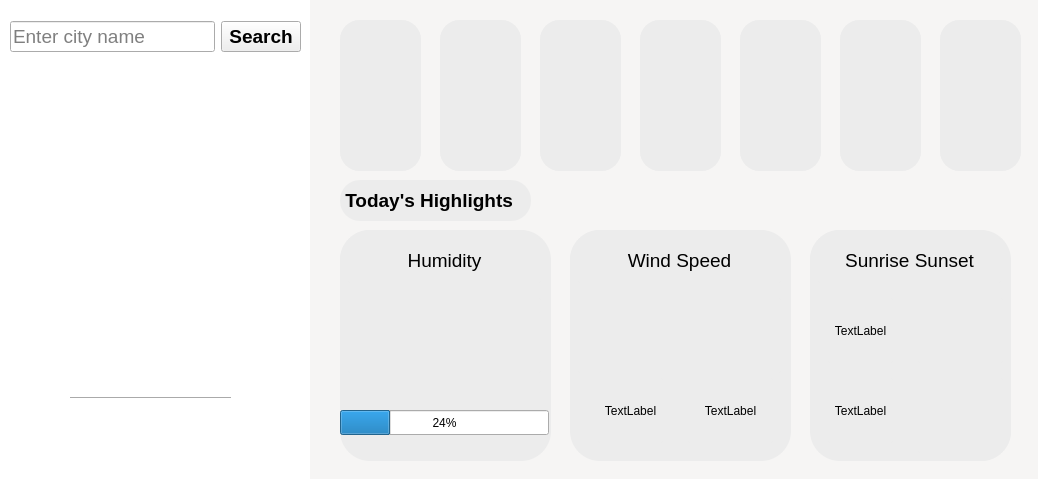
<?xml version="1.0" encoding="UTF-8"?>
<ui version="4.0">
 <class>MainWindow</class>
 <widget class="QMainWindow" name="MainWindow">
  <property name="geometry">
   <rect>
    <x>0</x>
    <y>0</y>
    <width>1038</width>
    <height>479</height>
   </rect>
  </property>
  <property name="sizePolicy">
   <sizepolicy hsizetype="Fixed" vsizetype="Fixed">
    <horstretch>0</horstretch>
    <verstretch>0</verstretch>
   </sizepolicy>
  </property>
  <property name="windowTitle">
   <string>Weather App</string>
  </property>
  <property name="layoutDirection">
   <enum>Qt::LeftToRight</enum>
  </property>
  <property name="animated">
   <bool>true</bool>
  </property>
  <widget class="QWidget" name="centralwidget">
   <property name="sizePolicy">
    <sizepolicy hsizetype="Fixed" vsizetype="Fixed">
     <horstretch>0</horstretch>
     <verstretch>0</verstretch>
    </sizepolicy>
   </property>
   <property name="font">
    <font>
     <weight>50</weight>
     <bold>false</bold>
    </font>
   </property>
   <widget class="QFrame" name="frame">
    <property name="geometry">
     <rect>
      <x>-10</x>
      <y>0</y>
      <width>321</width>
      <height>481</height>
     </rect>
    </property>
    <property name="font">
     <font>
      <weight>50</weight>
      <bold>false</bold>
      <stylestrategy>PreferDefault</stylestrategy>
     </font>
    </property>
    <property name="focusPolicy">
     <enum>Qt::NoFocus</enum>
    </property>
    <property name="autoFillBackground">
     <bool>false</bool>
    </property>
    <property name="styleSheet">
     <string notr="true">QFrame {
background-color: rgb(255, 255, 255)
}</string>
    </property>
    <property name="frameShape">
     <enum>QFrame::NoFrame</enum>
    </property>
    <property name="frameShadow">
     <enum>QFrame::Raised</enum>
    </property>
    <widget class="QWidget" name="horizontalLayoutWidget">
     <property name="geometry">
      <rect>
       <x>20</x>
       <y>20</y>
       <width>291</width>
       <height>33</height>
      </rect>
     </property>
     <property name="sizePolicy">
      <sizepolicy hsizetype="Fixed" vsizetype="Preferred">
       <horstretch>0</horstretch>
       <verstretch>0</verstretch>
      </sizepolicy>
     </property>
     <layout class="QHBoxLayout" name="horizontalLayout">
      <item>
       <widget class="QLineEdit" name="lineEdit">
        <property name="font">
         <font>
          <pointsize>14</pointsize>
          <weight>50</weight>
          <bold>false</bold>
         </font>
        </property>
        <property name="placeholderText">
         <string>Enter city name</string>
        </property>
       </widget>
      </item>
      <item>
       <widget class="QPushButton" name="pushButton">
        <property name="sizePolicy">
         <sizepolicy hsizetype="Fixed" vsizetype="Fixed">
          <horstretch>0</horstretch>
          <verstretch>0</verstretch>
         </sizepolicy>
        </property>
        <property name="font">
         <font>
          <pointsize>14</pointsize>
          <weight>75</weight>
          <bold>true</bold>
         </font>
        </property>
        <property name="text">
         <string>Search</string>
        </property>
       </widget>
      </item>
     </layout>
    </widget>
    <widget class="QWidget" name="verticalLayoutWidget_2">
     <property name="geometry">
      <rect>
       <x>60</x>
       <y>70</y>
       <width>191</width>
       <height>171</height>
      </rect>
     </property>
     <layout class="QVBoxLayout" name="verticalLayout_2">
      <item>
       <widget class="QLabel" name="weatherIcon">
        <property name="sizePolicy">
         <sizepolicy hsizetype="Fixed" vsizetype="Fixed">
          <horstretch>0</horstretch>
          <verstretch>0</verstretch>
         </sizepolicy>
        </property>
        <property name="minimumSize">
         <size>
          <width>0</width>
          <height>0</height>
         </size>
        </property>
        <property name="sizeIncrement">
         <size>
          <width>0</width>
          <height>0</height>
         </size>
        </property>
        <property name="font">
         <font>
          <pointsize>8</pointsize>
          <weight>50</weight>
          <bold>false</bold>
         </font>
        </property>
        <property name="autoFillBackground">
         <bool>false</bool>
        </property>
        <property name="text">
         <string/>
        </property>
        <property name="scaledContents">
         <bool>true</bool>
        </property>
        <property name="alignment">
         <set>Qt::AlignCenter</set>
        </property>
       </widget>
      </item>
     </layout>
    </widget>
    <widget class="Line" name="line">
     <property name="geometry">
      <rect>
       <x>80</x>
       <y>390</y>
       <width>161</width>
       <height>16</height>
      </rect>
     </property>
     <property name="orientation">
      <enum>Qt::Horizontal</enum>
     </property>
    </widget>
    <widget class="QWidget" name="verticalLayoutWidget">
     <property name="geometry">
      <rect>
       <x>20</x>
       <y>320</y>
       <width>291</width>
       <height>61</height>
      </rect>
     </property>
     <layout class="QVBoxLayout" name="verticalLayout">
      <item>
       <widget class="QLabel" name="temperatureLabel">
        <property name="font">
         <font>
          <pointsize>18</pointsize>
          <weight>75</weight>
          <bold>true</bold>
         </font>
        </property>
        <property name="text">
         <string/>
        </property>
        <property name="alignment">
         <set>Qt::AlignCenter</set>
        </property>
       </widget>
      </item>
     </layout>
    </widget>
    <widget class="QWidget" name="verticalLayoutWidget_3">
     <property name="geometry">
      <rect>
       <x>20</x>
       <y>420</y>
       <width>291</width>
       <height>41</height>
      </rect>
     </property>
     <layout class="QVBoxLayout" name="verticalLayout_3">
      <item>
       <widget class="QLabel" name="timeLabel">
        <property name="font">
         <font>
          <pointsize>12</pointsize>
          <weight>75</weight>
          <bold>true</bold>
         </font>
        </property>
        <property name="text">
         <string/>
        </property>
        <property name="textFormat">
         <enum>Qt::AutoText</enum>
        </property>
        <property name="alignment">
         <set>Qt::AlignCenter</set>
        </property>
       </widget>
      </item>
     </layout>
    </widget>
    <widget class="QWidget" name="horizontalLayoutWidget_2">
     <property name="geometry">
      <rect>
       <x>20</x>
       <y>250</y>
       <width>291</width>
       <height>51</height>
      </rect>
     </property>
     <layout class="QHBoxLayout" name="horizontalLayout_3">
      <item>
       <widget class="QLabel" name="weatherLabel">
        <property name="font">
         <font>
          <pointsize>14</pointsize>
          <weight>75</weight>
          <italic>true</italic>
          <bold>true</bold>
         </font>
        </property>
        <property name="text">
         <string/>
        </property>
        <property name="alignment">
         <set>Qt::AlignCenter</set>
        </property>
       </widget>
      </item>
     </layout>
    </widget>
   </widget>
   <widget class="QFrame" name="frame_2">
    <property name="geometry">
     <rect>
      <x>310</x>
      <y>0</y>
      <width>731</width>
      <height>481</height>
     </rect>
    </property>
    <property name="autoFillBackground">
     <bool>false</bool>
    </property>
    <property name="styleSheet">
     <string notr="true">QFrame {
background-color: rgb(246, 245, 244)
}</string>
    </property>
    <property name="frameShape">
     <enum>QFrame::NoFrame</enum>
    </property>
    <property name="frameShadow">
     <enum>QFrame::Raised</enum>
    </property>
    <widget class="QLabel" name="label_22">
     <property name="geometry">
      <rect>
       <x>30</x>
       <y>180</y>
       <width>191</width>
       <height>41</height>
      </rect>
     </property>
     <property name="font">
      <font>
       <pointsize>14</pointsize>
       <weight>75</weight>
       <bold>true</bold>
      </font>
     </property>
     <property name="styleSheet">
      <string notr="true">QFrame {
border-radius: 20px;
background-color:rgb(236, 236, 236)
}</string>
     </property>
     <property name="text">
      <string> Today's Highlights</string>
     </property>
    </widget>
    <widget class="QFrame" name="frame_3">
     <property name="geometry">
      <rect>
       <x>30</x>
       <y>230</y>
       <width>211</width>
       <height>231</height>
      </rect>
     </property>
     <property name="styleSheet">
      <string notr="true">QFrame {
border-radius: 30px;
background-color:rgb(236, 236, 236)
}</string>
     </property>
     <property name="frameShape">
      <enum>QFrame::NoFrame</enum>
     </property>
     <property name="frameShadow">
      <enum>QFrame::Raised</enum>
     </property>
     <widget class="QLabel" name="label_23">
      <property name="enabled">
       <bool>true</bool>
      </property>
      <property name="geometry">
       <rect>
        <x>0</x>
        <y>0</y>
        <width>209</width>
        <height>61</height>
       </rect>
      </property>
      <property name="sizePolicy">
       <sizepolicy hsizetype="Preferred" vsizetype="Preferred">
        <horstretch>0</horstretch>
        <verstretch>0</verstretch>
       </sizepolicy>
      </property>
      <property name="font">
       <font>
        <pointsize>14</pointsize>
        <weight>50</weight>
        <bold>false</bold>
       </font>
      </property>
      <property name="text">
       <string>Humidity</string>
      </property>
      <property name="alignment">
       <set>Qt::AlignCenter</set>
      </property>
      <property name="margin">
       <number>10</number>
      </property>
     </widget>
     <widget class="QLabel" name="humidityLabel">
      <property name="geometry">
       <rect>
        <x>0</x>
        <y>60</y>
        <width>209</width>
        <height>91</height>
       </rect>
      </property>
      <property name="sizePolicy">
       <sizepolicy hsizetype="Preferred" vsizetype="Fixed">
        <horstretch>0</horstretch>
        <verstretch>0</verstretch>
       </sizepolicy>
      </property>
      <property name="font">
       <font>
        <pointsize>15</pointsize>
        <weight>75</weight>
        <bold>true</bold>
       </font>
      </property>
      <property name="text">
       <string/>
      </property>
      <property name="alignment">
       <set>Qt::AlignCenter</set>
      </property>
     </widget>
     <widget class="QProgressBar" name="progressBar">
      <property name="geometry">
       <rect>
        <x>0</x>
        <y>180</y>
        <width>209</width>
        <height>25</height>
       </rect>
      </property>
      <property name="value">
       <number>24</number>
      </property>
     </widget>
    </widget>
    <widget class="QFrame" name="frame_5">
     <property name="geometry">
      <rect>
       <x>500</x>
       <y>230</y>
       <width>201</width>
       <height>231</height>
      </rect>
     </property>
     <property name="styleSheet">
      <string notr="true">QFrame {
border-radius: 30px;
background-color:rgb(236, 236, 236)
}</string>
     </property>
     <property name="frameShape">
      <enum>QFrame::NoFrame</enum>
     </property>
     <property name="frameShadow">
      <enum>QFrame::Raised</enum>
     </property>
     <widget class="QLabel" name="label_31">
      <property name="enabled">
       <bool>true</bool>
      </property>
      <property name="geometry">
       <rect>
        <x>0</x>
        <y>0</y>
        <width>199</width>
        <height>61</height>
       </rect>
      </property>
      <property name="font">
       <font>
        <pointsize>14</pointsize>
        <weight>50</weight>
        <bold>false</bold>
       </font>
      </property>
      <property name="text">
       <string>Sunrise Sunset</string>
      </property>
      <property name="alignment">
       <set>Qt::AlignCenter</set>
      </property>
      <property name="margin">
       <number>10</number>
      </property>
     </widget>
     <widget class="QLabel" name="sunsetIcon">
      <property name="geometry">
       <rect>
        <x>10</x>
        <y>140</y>
        <width>81</width>
        <height>81</height>
       </rect>
      </property>
      <property name="text">
       <string>TextLabel</string>
      </property>
      <property name="scaledContents">
       <bool>true</bool>
      </property>
      <property name="alignment">
       <set>Qt::AlignCenter</set>
      </property>
     </widget>
     <widget class="QLabel" name="sunriseIcon">
      <property name="geometry">
       <rect>
        <x>10</x>
        <y>60</y>
        <width>81</width>
        <height>81</height>
       </rect>
      </property>
      <property name="text">
       <string>TextLabel</string>
      </property>
      <property name="scaledContents">
       <bool>true</bool>
      </property>
      <property name="alignment">
       <set>Qt::AlignCenter</set>
      </property>
     </widget>
     <widget class="QLabel" name="sunriseLabel">
      <property name="enabled">
       <bool>true</bool>
      </property>
      <property name="geometry">
       <rect>
        <x>100</x>
        <y>60</y>
        <width>101</width>
        <height>81</height>
       </rect>
      </property>
      <property name="font">
       <font>
        <pointsize>12</pointsize>
        <weight>75</weight>
        <bold>true</bold>
       </font>
      </property>
      <property name="text">
       <string/>
      </property>
      <property name="alignment">
       <set>Qt::AlignCenter</set>
      </property>
     </widget>
     <widget class="QLabel" name="sunsetLabel">
      <property name="geometry">
       <rect>
        <x>100</x>
        <y>140</y>
        <width>101</width>
        <height>91</height>
       </rect>
      </property>
      <property name="font">
       <font>
        <pointsize>12</pointsize>
        <weight>75</weight>
        <bold>true</bold>
       </font>
      </property>
      <property name="text">
       <string/>
      </property>
      <property name="alignment">
       <set>Qt::AlignCenter</set>
      </property>
     </widget>
    </widget>
    <widget class="QFrame" name="frame_4">
     <property name="geometry">
      <rect>
       <x>260</x>
       <y>230</y>
       <width>221</width>
       <height>231</height>
      </rect>
     </property>
     <property name="styleSheet">
      <string notr="true">QFrame {
border-radius: 30px;
background-color:rgb(236, 236, 236)
}</string>
     </property>
     <property name="frameShape">
      <enum>QFrame::NoFrame</enum>
     </property>
     <property name="frameShadow">
      <enum>QFrame::Raised</enum>
     </property>
     <widget class="QLabel" name="label_25">
      <property name="enabled">
       <bool>true</bool>
      </property>
      <property name="geometry">
       <rect>
        <x>0</x>
        <y>0</y>
        <width>219</width>
        <height>61</height>
       </rect>
      </property>
      <property name="font">
       <font>
        <pointsize>14</pointsize>
        <weight>50</weight>
        <bold>false</bold>
       </font>
      </property>
      <property name="text">
       <string>Wind Speed</string>
      </property>
      <property name="alignment">
       <set>Qt::AlignCenter</set>
      </property>
      <property name="margin">
       <number>10</number>
      </property>
     </widget>
     <widget class="QLabel" name="windLabel">
      <property name="geometry">
       <rect>
        <x>0</x>
        <y>60</y>
        <width>219</width>
        <height>91</height>
       </rect>
      </property>
      <property name="font">
       <font>
        <pointsize>15</pointsize>
        <weight>75</weight>
        <bold>true</bold>
       </font>
      </property>
      <property name="text">
       <string/>
      </property>
      <property name="alignment">
       <set>Qt::AlignCenter</set>
      </property>
     </widget>
     <widget class="QLabel" name="windspeed">
      <property name="geometry">
       <rect>
        <x>20</x>
        <y>140</y>
        <width>81</width>
        <height>81</height>
       </rect>
      </property>
      <property name="text">
       <string>TextLabel</string>
      </property>
      <property name="scaledContents">
       <bool>true</bool>
      </property>
      <property name="alignment">
       <set>Qt::AlignCenter</set>
      </property>
     </widget>
     <widget class="QLabel" name="windirection">
      <property name="geometry">
       <rect>
        <x>110</x>
        <y>140</y>
        <width>101</width>
        <height>81</height>
       </rect>
      </property>
      <property name="text">
       <string>TextLabel</string>
      </property>
      <property name="scaledContents">
       <bool>true</bool>
      </property>
      <property name="alignment">
       <set>Qt::AlignCenter</set>
      </property>
     </widget>
    </widget>
    <widget class="QFrame" name="frame_6">
     <property name="geometry">
      <rect>
       <x>30</x>
       <y>20</y>
       <width>81</width>
       <height>151</height>
      </rect>
     </property>
     <property name="styleSheet">
      <string notr="true">QFrame {
border-radius: 20px;
background-color:rgb(236, 236, 236)
}</string>
     </property>
     <property name="frameShape">
      <enum>QFrame::StyledPanel</enum>
     </property>
     <property name="frameShadow">
      <enum>QFrame::Raised</enum>
     </property>
     <widget class="QLabel" name="forecastIcon1">
      <property name="geometry">
       <rect>
        <x>0</x>
        <y>0</y>
        <width>81</width>
        <height>81</height>
       </rect>
      </property>
      <property name="text">
       <string/>
      </property>
      <property name="scaledContents">
       <bool>true</bool>
      </property>
      <property name="alignment">
       <set>Qt::AlignCenter</set>
      </property>
     </widget>
     <widget class="QLabel" name="forecastTime1">
      <property name="geometry">
       <rect>
        <x>0</x>
        <y>80</y>
        <width>81</width>
        <height>31</height>
       </rect>
      </property>
      <property name="font">
       <font>
        <pointsize>12</pointsize>
        <weight>50</weight>
        <bold>false</bold>
       </font>
      </property>
      <property name="text">
       <string/>
      </property>
      <property name="alignment">
       <set>Qt::AlignCenter</set>
      </property>
      <property name="margin">
       <number>10</number>
      </property>
     </widget>
     <widget class="QLabel" name="forecastTemp1">
      <property name="geometry">
       <rect>
        <x>0</x>
        <y>110</y>
        <width>81</width>
        <height>41</height>
       </rect>
      </property>
      <property name="font">
       <font>
        <pointsize>12</pointsize>
        <weight>75</weight>
        <bold>true</bold>
       </font>
      </property>
      <property name="text">
       <string/>
      </property>
      <property name="alignment">
       <set>Qt::AlignCenter</set>
      </property>
     </widget>
    </widget>
    <widget class="QFrame" name="frame_9">
     <property name="geometry">
      <rect>
       <x>330</x>
       <y>20</y>
       <width>81</width>
       <height>151</height>
      </rect>
     </property>
     <property name="styleSheet">
      <string notr="true">QFrame {
border-radius: 20px;
background-color:rgb(236, 236, 236)
}</string>
     </property>
     <property name="frameShape">
      <enum>QFrame::StyledPanel</enum>
     </property>
     <property name="frameShadow">
      <enum>QFrame::Raised</enum>
     </property>
     <widget class="QLabel" name="forecastIcon4">
      <property name="geometry">
       <rect>
        <x>0</x>
        <y>0</y>
        <width>81</width>
        <height>81</height>
       </rect>
      </property>
      <property name="text">
       <string/>
      </property>
      <property name="scaledContents">
       <bool>true</bool>
      </property>
      <property name="alignment">
       <set>Qt::AlignCenter</set>
      </property>
     </widget>
     <widget class="QLabel" name="forecastTime4">
      <property name="geometry">
       <rect>
        <x>0</x>
        <y>80</y>
        <width>81</width>
        <height>31</height>
       </rect>
      </property>
      <property name="font">
       <font>
        <pointsize>12</pointsize>
        <weight>50</weight>
        <bold>false</bold>
       </font>
      </property>
      <property name="text">
       <string/>
      </property>
      <property name="alignment">
       <set>Qt::AlignCenter</set>
      </property>
      <property name="margin">
       <number>10</number>
      </property>
     </widget>
     <widget class="QLabel" name="forecastTemp4">
      <property name="geometry">
       <rect>
        <x>0</x>
        <y>110</y>
        <width>81</width>
        <height>41</height>
       </rect>
      </property>
      <property name="font">
       <font>
        <pointsize>12</pointsize>
        <weight>75</weight>
        <bold>true</bold>
       </font>
      </property>
      <property name="text">
       <string/>
      </property>
      <property name="alignment">
       <set>Qt::AlignCenter</set>
      </property>
     </widget>
    </widget>
    <widget class="QFrame" name="frame_7">
     <property name="geometry">
      <rect>
       <x>130</x>
       <y>20</y>
       <width>81</width>
       <height>151</height>
      </rect>
     </property>
     <property name="styleSheet">
      <string notr="true">QFrame {
border-radius: 20px;
background-color:rgb(236, 236, 236)
}</string>
     </property>
     <property name="frameShape">
      <enum>QFrame::StyledPanel</enum>
     </property>
     <property name="frameShadow">
      <enum>QFrame::Raised</enum>
     </property>
     <widget class="QLabel" name="forecastIcon2">
      <property name="geometry">
       <rect>
        <x>0</x>
        <y>0</y>
        <width>81</width>
        <height>81</height>
       </rect>
      </property>
      <property name="text">
       <string/>
      </property>
      <property name="scaledContents">
       <bool>true</bool>
      </property>
      <property name="alignment">
       <set>Qt::AlignCenter</set>
      </property>
     </widget>
     <widget class="QLabel" name="forecastTime2">
      <property name="geometry">
       <rect>
        <x>0</x>
        <y>80</y>
        <width>81</width>
        <height>31</height>
       </rect>
      </property>
      <property name="font">
       <font>
        <pointsize>12</pointsize>
        <weight>50</weight>
        <bold>false</bold>
       </font>
      </property>
      <property name="text">
       <string/>
      </property>
      <property name="alignment">
       <set>Qt::AlignCenter</set>
      </property>
      <property name="margin">
       <number>10</number>
      </property>
     </widget>
     <widget class="QLabel" name="forecastTemp2">
      <property name="geometry">
       <rect>
        <x>0</x>
        <y>110</y>
        <width>81</width>
        <height>41</height>
       </rect>
      </property>
      <property name="font">
       <font>
        <pointsize>12</pointsize>
        <weight>75</weight>
        <bold>true</bold>
       </font>
      </property>
      <property name="text">
       <string/>
      </property>
      <property name="alignment">
       <set>Qt::AlignCenter</set>
      </property>
     </widget>
    </widget>
    <widget class="QFrame" name="frame_8">
     <property name="geometry">
      <rect>
       <x>230</x>
       <y>20</y>
       <width>81</width>
       <height>151</height>
      </rect>
     </property>
     <property name="styleSheet">
      <string notr="true">QFrame {
border-radius: 20px;
background-color:rgb(236, 236, 236)
}</string>
     </property>
     <property name="frameShape">
      <enum>QFrame::StyledPanel</enum>
     </property>
     <property name="frameShadow">
      <enum>QFrame::Raised</enum>
     </property>
     <widget class="QLabel" name="forecastIcon3">
      <property name="geometry">
       <rect>
        <x>0</x>
        <y>0</y>
        <width>81</width>
        <height>81</height>
       </rect>
      </property>
      <property name="text">
       <string/>
      </property>
      <property name="scaledContents">
       <bool>true</bool>
      </property>
      <property name="alignment">
       <set>Qt::AlignCenter</set>
      </property>
     </widget>
     <widget class="QLabel" name="forecastTime3">
      <property name="geometry">
       <rect>
        <x>0</x>
        <y>80</y>
        <width>81</width>
        <height>31</height>
       </rect>
      </property>
      <property name="font">
       <font>
        <pointsize>12</pointsize>
        <weight>50</weight>
        <bold>false</bold>
       </font>
      </property>
      <property name="text">
       <string/>
      </property>
      <property name="alignment">
       <set>Qt::AlignCenter</set>
      </property>
      <property name="margin">
       <number>10</number>
      </property>
     </widget>
     <widget class="QLabel" name="forecastTemp3">
      <property name="geometry">
       <rect>
        <x>0</x>
        <y>110</y>
        <width>81</width>
        <height>41</height>
       </rect>
      </property>
      <property name="font">
       <font>
        <pointsize>12</pointsize>
        <weight>75</weight>
        <bold>true</bold>
       </font>
      </property>
      <property name="text">
       <string/>
      </property>
      <property name="alignment">
       <set>Qt::AlignCenter</set>
      </property>
     </widget>
    </widget>
    <widget class="QFrame" name="frame_11">
     <property name="geometry">
      <rect>
       <x>530</x>
       <y>20</y>
       <width>81</width>
       <height>151</height>
      </rect>
     </property>
     <property name="styleSheet">
      <string notr="true">QFrame {
border-radius: 20px;
background-color:rgb(236, 236, 236)
}</string>
     </property>
     <property name="frameShape">
      <enum>QFrame::StyledPanel</enum>
     </property>
     <property name="frameShadow">
      <enum>QFrame::Raised</enum>
     </property>
     <widget class="QLabel" name="forecastIcon6">
      <property name="geometry">
       <rect>
        <x>0</x>
        <y>0</y>
        <width>81</width>
        <height>81</height>
       </rect>
      </property>
      <property name="text">
       <string/>
      </property>
      <property name="scaledContents">
       <bool>true</bool>
      </property>
      <property name="alignment">
       <set>Qt::AlignCenter</set>
      </property>
     </widget>
     <widget class="QLabel" name="forecastTime6">
      <property name="geometry">
       <rect>
        <x>0</x>
        <y>80</y>
        <width>81</width>
        <height>31</height>
       </rect>
      </property>
      <property name="font">
       <font>
        <pointsize>12</pointsize>
        <weight>50</weight>
        <bold>false</bold>
       </font>
      </property>
      <property name="text">
       <string/>
      </property>
      <property name="alignment">
       <set>Qt::AlignCenter</set>
      </property>
      <property name="margin">
       <number>10</number>
      </property>
     </widget>
     <widget class="QLabel" name="forecastTemp6">
      <property name="geometry">
       <rect>
        <x>0</x>
        <y>110</y>
        <width>81</width>
        <height>41</height>
       </rect>
      </property>
      <property name="font">
       <font>
        <pointsize>12</pointsize>
        <weight>75</weight>
        <bold>true</bold>
       </font>
      </property>
      <property name="text">
       <string/>
      </property>
      <property name="alignment">
       <set>Qt::AlignCenter</set>
      </property>
     </widget>
    </widget>
    <widget class="QFrame" name="frame_10">
     <property name="geometry">
      <rect>
       <x>430</x>
       <y>20</y>
       <width>81</width>
       <height>151</height>
      </rect>
     </property>
     <property name="styleSheet">
      <string notr="true">QFrame {
border-radius: 20px;
background-color: rgb(236, 236, 236)
}</string>
     </property>
     <property name="frameShape">
      <enum>QFrame::StyledPanel</enum>
     </property>
     <property name="frameShadow">
      <enum>QFrame::Raised</enum>
     </property>
     <widget class="QLabel" name="forecastIcon5">
      <property name="geometry">
       <rect>
        <x>0</x>
        <y>0</y>
        <width>81</width>
        <height>81</height>
       </rect>
      </property>
      <property name="text">
       <string/>
      </property>
      <property name="scaledContents">
       <bool>true</bool>
      </property>
      <property name="alignment">
       <set>Qt::AlignCenter</set>
      </property>
     </widget>
     <widget class="QLabel" name="forecastTime5">
      <property name="geometry">
       <rect>
        <x>0</x>
        <y>80</y>
        <width>81</width>
        <height>31</height>
       </rect>
      </property>
      <property name="font">
       <font>
        <pointsize>12</pointsize>
        <weight>50</weight>
        <bold>false</bold>
       </font>
      </property>
      <property name="text">
       <string/>
      </property>
      <property name="alignment">
       <set>Qt::AlignCenter</set>
      </property>
      <property name="margin">
       <number>10</number>
      </property>
     </widget>
     <widget class="QLabel" name="forecastTemp5">
      <property name="geometry">
       <rect>
        <x>0</x>
        <y>110</y>
        <width>81</width>
        <height>41</height>
       </rect>
      </property>
      <property name="font">
       <font>
        <pointsize>12</pointsize>
        <weight>75</weight>
        <bold>true</bold>
       </font>
      </property>
      <property name="text">
       <string/>
      </property>
      <property name="alignment">
       <set>Qt::AlignCenter</set>
      </property>
     </widget>
    </widget>
    <widget class="QFrame" name="frame_12">
     <property name="geometry">
      <rect>
       <x>630</x>
       <y>20</y>
       <width>81</width>
       <height>151</height>
      </rect>
     </property>
     <property name="styleSheet">
      <string notr="true">QFrame {
border-radius: 20px;
background-color:rgb(236, 236, 236)
}</string>
     </property>
     <property name="frameShape">
      <enum>QFrame::StyledPanel</enum>
     </property>
     <property name="frameShadow">
      <enum>QFrame::Raised</enum>
     </property>
     <widget class="QLabel" name="forecastIcon7">
      <property name="geometry">
       <rect>
        <x>0</x>
        <y>0</y>
        <width>81</width>
        <height>81</height>
       </rect>
      </property>
      <property name="text">
       <string/>
      </property>
      <property name="scaledContents">
       <bool>true</bool>
      </property>
      <property name="alignment">
       <set>Qt::AlignCenter</set>
      </property>
     </widget>
     <widget class="QLabel" name="forecastTime7">
      <property name="geometry">
       <rect>
        <x>0</x>
        <y>80</y>
        <width>81</width>
        <height>31</height>
       </rect>
      </property>
      <property name="font">
       <font>
        <pointsize>12</pointsize>
        <weight>50</weight>
        <bold>false</bold>
       </font>
      </property>
      <property name="text">
       <string/>
      </property>
      <property name="alignment">
       <set>Qt::AlignCenter</set>
      </property>
      <property name="margin">
       <number>10</number>
      </property>
     </widget>
     <widget class="QLabel" name="forecastTemp7">
      <property name="geometry">
       <rect>
        <x>0</x>
        <y>110</y>
        <width>81</width>
        <height>41</height>
       </rect>
      </property>
      <property name="font">
       <font>
        <pointsize>12</pointsize>
        <weight>75</weight>
        <bold>true</bold>
       </font>
      </property>
      <property name="text">
       <string/>
      </property>
      <property name="alignment">
       <set>Qt::AlignCenter</set>
      </property>
     </widget>
    </widget>
    <widget class="QLabel" name="bcimage">
     <property name="geometry">
      <rect>
       <x>0</x>
       <y>0</y>
       <width>731</width>
       <height>481</height>
      </rect>
     </property>
     <property name="text">
      <string/>
     </property>
    </widget>
    <zorder>bcimage</zorder>
    <zorder>label_22</zorder>
    <zorder>frame_3</zorder>
    <zorder>frame_5</zorder>
    <zorder>frame_4</zorder>
    <zorder>frame_6</zorder>
    <zorder>frame_9</zorder>
    <zorder>frame_7</zorder>
    <zorder>frame_8</zorder>
    <zorder>frame_11</zorder>
    <zorder>frame_10</zorder>
    <zorder>frame_12</zorder>
   </widget>
  </widget>
 </widget>
 <resources/>
 <connections/>
</ui>
